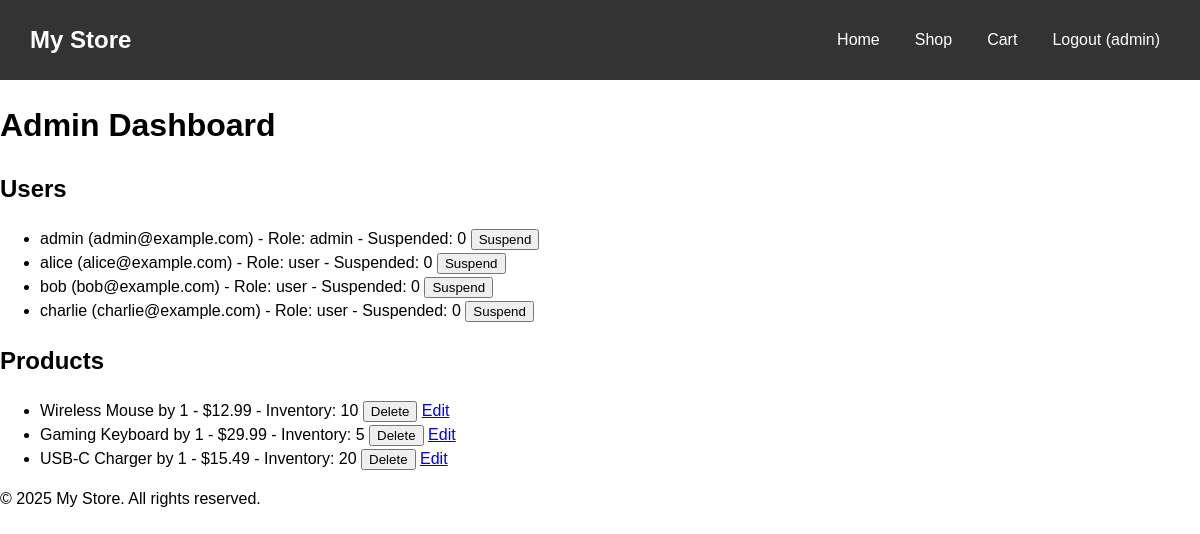
The page /admin (signed in) on the database its author committed.
### tables this page shows
CREATE TABLE users (
    id INTEGER PRIMARY KEY AUTOINCREMENT,
    username TEXT UNIQUE NOT NULL,
    password TEXT NOT NULL,
    email TEXT UNIQUE NOT NULL,
    role TEXT DEFAULT 'user',
    created_at TIMESTAMP DEFAULT CURRENT_TIMESTAMP
, is_suspended INTEGER DEFAULT 0);

CREATE TABLE products (
    id INTEGER PRIMARY KEY AUTOINCREMENT,
    name TEXT NOT NULL,
    price REAL NOT NULL,
    description TEXT NOT NULL
, seller_id INTEGER, inventory INTEGER DEFAULT 0);

### app.py (the view)
@app.route('/admin')
@login_required
@role_required('admin')
def admin_dashboard():
    users = db.list_all_users()
    products = db.get_all_products()
    return render_template('admin_dashboard.html', users=users, products=products)

### app.py (called while the page is built)
@app.context_processor
def inject_csrf_token():
    return dict(csrf_token=generate_csrf)

def login_required(f):
    @wraps(f)
    def decorated(*args, **kwargs):
        if 'user_id' not in session:
            flash("Please log in.", "warning")
            return redirect(url_for('login'))
        user = db.get_user_by_id(session['user_id'])
        if not user:
            session.clear()
            flash("User not found, please log in.", "warning")
            return redirect(url_for('login'))
        if user.get('is_suspended'):
            session.clear()
            flash("Account suspended. Contact admin.", "danger")
            return redirect(url_for('login'))
        return f(*args, **kwargs)
    return decorated

def role_required(*roles):
    roles = [r.lower() for r in roles]
    def decorator(f):
        @wraps(f)
        def decorated(*args, **kwargs):
            role = session.get('role', '').lower()
            if role not in roles:
                flash("You do not have permission to access this page.", "danger")
                return redirect(url_for('shop'))
            return f(*args, **kwargs)
        return decorated
    return decorator

### db/database.py (called while the page is built)
    def connect(self):
        conn = sqlite3.connect(self.db_path, timeout=10, check_same_thread=False)
        conn.row_factory = sqlite3.Row
        return conn

    def get_all_products(self):
        with self.connect() as conn:
            products = conn.execute("SELECT * FROM products").fetchall()
        return [dict(row) for row in products]

    def get_user_by_id(self, user_id):
        with self.connect() as conn:
            user = conn.execute(
                "SELECT * FROM users WHERE id = ?",
                (user_id,)
            ).fetchone()
        return dict(user) if user else None

    def list_all_users(self):
        with self.connect() as conn:
            rows = conn.execute(
                "SELECT id, username, email, role, is_suspended, created_at FROM users"
            ).fetchall()
        return [dict(r) for r in rows]

### templates/admin_dashboard.html (shortened to what this page needs)
{% extends "base.html" %}
{% block content %}
<h1>Admin Dashboard</h1>
<h2>Users</h2>
<ul>
  {% for u in users %}
    <li>
      {{ u.username }} ({{ u.email }}) - Role: {{ u.role }} - Suspended: {{ u.is_suspended }}
      {% if not u.is_suspended %}
        <form method="POST" action="{{ url_for('suspend_user', user_id=u.id) }}" style="display:inline;">
          <button type="submit">Suspend</button>
        </form>
      {% else %}
        <form method="POST" action="{{ url_for('unsuspend_user', user_id=u.id) }}" style="display:inline;">
          <input type="hidden" name="csrf_token" value="{{ csrf_token() }}">
          <button type="submit">Unsuspend</button>
        </form>
      {% endif %}
    </li>
  {% endfor %}
</ul>
<h2>Products</h2>
<ul>
  {% for p in products %}
    <li>
      {{ p.name }} by {{ p.seller_id }} - ${{ p.price }} - Inventory: {{ p.inventory }}
      <form method="POST" action="{{ url_for('delete_product', product_id=p.id) }}" style="display:inline;">
        <button type="submit">Delete</button>
      </form>
      <a href="{{ url_for('edit_product', product_id=p.id) }}">Edit</a>
    </li>
  {% endfor %}
</ul>
{% endblock %}

### static/styles.css (style rules this page uses)
body { font-family: Arial, sans-serif; line-height: 1.5; margin: 0px }

### rows shown on the page
users: username "admin", email "admin@example.com", role "admin", is_suspended "0"
users: username "alice", email "alice@example.com", role "user", is_suspended "0"
users: username "bob", email "bob@example.com", role "user", is_suspended "0"
users: username "charlie", email "charlie@example.com", role "user", is_suspended "0"
products: name "Wireless Mouse", seller_id "1", price "12.99", inventory "10"
products: name "Gaming Keyboard", seller_id "1", price "29.99", inventory "5"
products: name "USB-C Charger", seller_id "1", price "15.49", inventory "20"

### other values the page prints
{{ session.get('username') }} "admin"
